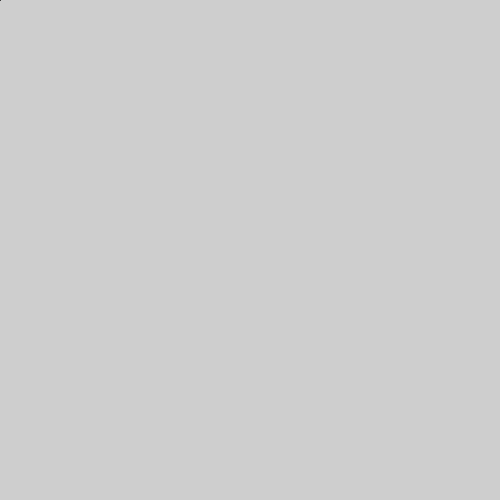
Frame 1 (no input)
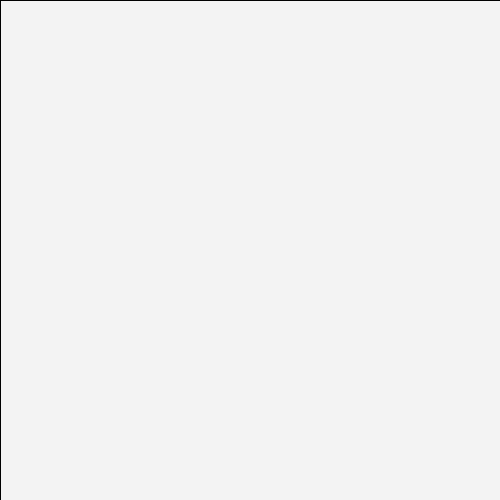
Frame 60 (the mouse pressed at the canvas centre just before this capture)
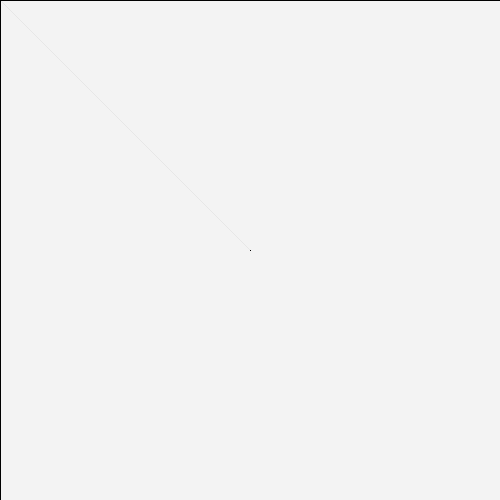
Frame 120 (the mouse held since frame 60 and released just before this capture)

The Processing sketch that drew these frames (run headless with seeded random() and noise(); from frame 60 on, the mouse is pressed at the canvas centre):

// Processing sketch: processing_63128
// ── processing_63128.pde

// pmouseX pmouseY

void setup()
{
  
  size(500,500);
  noStroke();
}
void draw()
{
  fill(255,10);
  rect(0,0, width, height);
  stroke(0);
  line(mouseX, mouseY, pmouseX, pmouseY);
}
